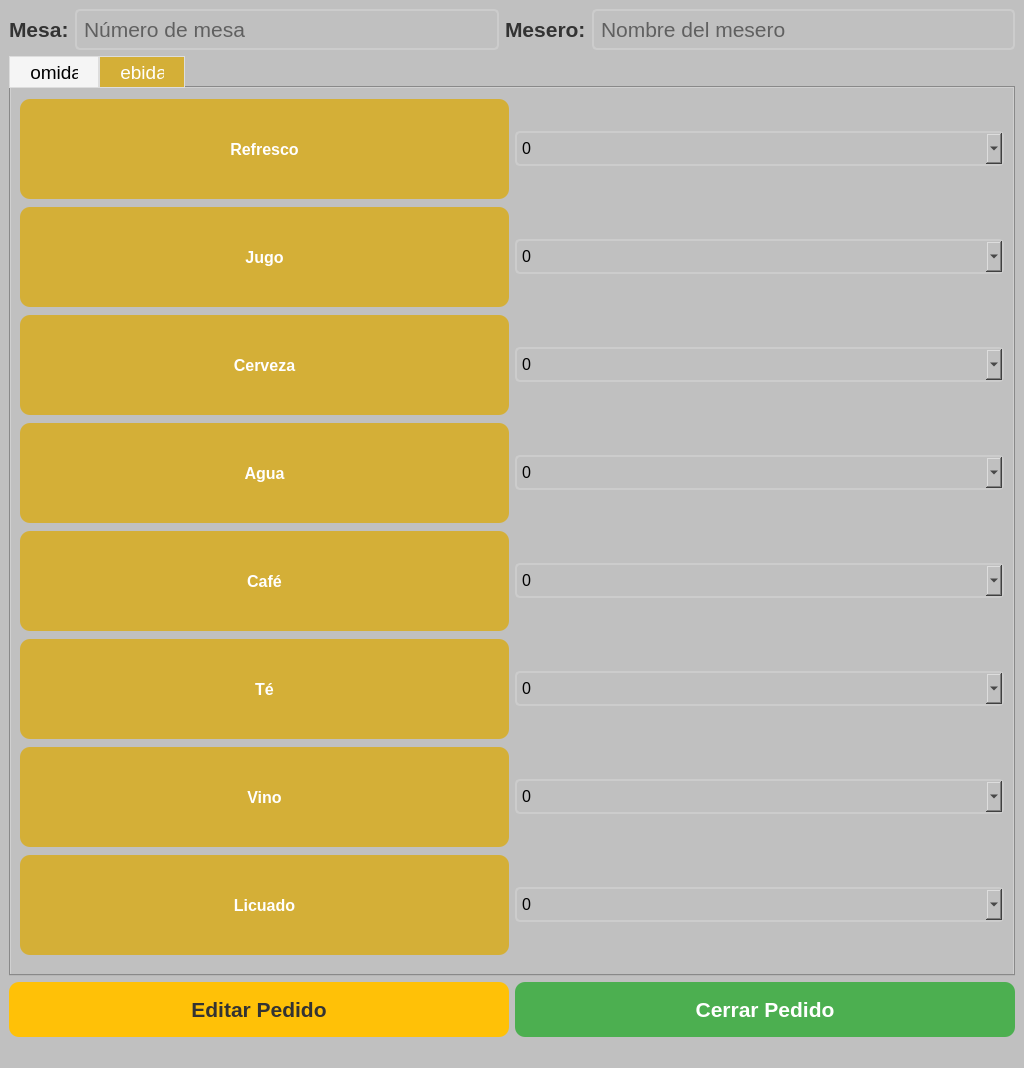
<?xml version="1.0" encoding="UTF-8"?>
<ui version="4.0">
 <class>MainWindow</class>
 <widget class="QMainWindow" name="MainWindow">
  <property name="geometry">
   <rect>
    <x>0</x>
    <y>0</y>
    <width>1024</width>
    <height>1068</height>
   </rect>
  </property>
  <property name="windowTitle">
   <string>Sistema de Pedidos</string>
  </property>
  <property name="styleSheet">
   <string notr="true">background-color: #C0C0C0;</string>
  </property>
  <widget class="QWidget" name="centralwidget">
   <layout class="QVBoxLayout" name="verticalLayout">
    <item>
     <layout class="QHBoxLayout" name="horizontalLayout">
      <item>
       <widget class="QLabel" name="label">
        <property name="styleSheet">
         <string notr="true">font-size: 16pt; font-weight: bold; color: #333;</string>
        </property>
        <property name="text">
         <string>Mesa:</string>
        </property>
       </widget>
      </item>
      <item>
       <widget class="QLineEdit" name="mesaLineEdit">
        <property name="styleSheet">
         <string notr="true">font-size: 16pt; padding: 5px; border: 2px solid #ccc; border-radius: 5px;</string>
        </property>
        <property name="placeholderText">
         <string>Número de mesa</string>
        </property>
       </widget>
      </item>
      <item>
       <widget class="QLabel" name="label_2">
        <property name="styleSheet">
         <string notr="true">font-size: 16pt; font-weight: bold; color: #333;</string>
        </property>
        <property name="text">
         <string>Mesero:</string>
        </property>
       </widget>
      </item>
      <item>
       <widget class="QLineEdit" name="usuarioLineEdit">
        <property name="styleSheet">
         <string notr="true">font-size: 16pt; padding: 5px; border: 2px solid #ccc; border-radius: 5px;</string>
        </property>
        <property name="placeholderText">
         <string>Nombre del mesero</string>
        </property>
       </widget>
      </item>
     </layout>
    </item>
    <item>
     <widget class="QTabWidget" name="tabWidget">
      <property name="styleSheet">
       <string notr="true">QTabBar::tab {
    background: #f5f5f5;
    border: 1px solid #ddd;
    padding: 8px 20px;
    font-size: 14pt;
}
QTabBar::tab:selected {
    background: #D4AF37;
    color: white;
}</string>
      </property>
      <property name="currentIndex">
       <number>1</number>
      </property>
      <widget class="QWidget" name="tabComidas">
       <attribute name="title">
        <string>Comidas</string>
       </attribute>
       <layout class="QGridLayout" name="gridLayout">
        <item row="0" column="0">
         <widget class="QPushButton" name="comida1Button">
          <property name="palette">
           <palette>
            <active>
             <colorrole role="WindowText">
              <brush brushstyle="SolidPattern">
               <color alpha="255">
                <red>255</red>
                <green>255</green>
                <blue>255</blue>
               </color>
              </brush>
             </colorrole>
             <colorrole role="Button">
              <brush brushstyle="SolidPattern">
               <color alpha="255">
                <red>212</red>
                <green>175</green>
                <blue>55</blue>
               </color>
              </brush>
             </colorrole>
             <colorrole role="Text">
              <brush brushstyle="SolidPattern">
               <color alpha="255">
                <red>255</red>
                <green>255</green>
                <blue>255</blue>
               </color>
              </brush>
             </colorrole>
             <colorrole role="ButtonText">
              <brush brushstyle="SolidPattern">
               <color alpha="255">
                <red>255</red>
                <green>255</green>
                <blue>255</blue>
               </color>
              </brush>
             </colorrole>
             <colorrole role="Base">
              <brush brushstyle="SolidPattern">
               <color alpha="255">
                <red>212</red>
                <green>175</green>
                <blue>55</blue>
               </color>
              </brush>
             </colorrole>
             <colorrole role="Window">
              <brush brushstyle="SolidPattern">
               <color alpha="255">
                <red>212</red>
                <green>175</green>
                <blue>55</blue>
               </color>
              </brush>
             </colorrole>
            </active>
            <inactive>
             <colorrole role="WindowText">
              <brush brushstyle="SolidPattern">
               <color alpha="255">
                <red>255</red>
                <green>255</green>
                <blue>255</blue>
               </color>
              </brush>
             </colorrole>
             <colorrole role="Button">
              <brush brushstyle="SolidPattern">
               <color alpha="255">
                <red>212</red>
                <green>175</green>
                <blue>55</blue>
               </color>
              </brush>
             </colorrole>
             <colorrole role="Text">
              <brush brushstyle="SolidPattern">
               <color alpha="255">
                <red>255</red>
                <green>255</green>
                <blue>255</blue>
               </color>
              </brush>
             </colorrole>
             <colorrole role="ButtonText">
              <brush brushstyle="SolidPattern">
               <color alpha="255">
                <red>255</red>
                <green>255</green>
                <blue>255</blue>
               </color>
              </brush>
             </colorrole>
             <colorrole role="Base">
              <brush brushstyle="SolidPattern">
               <color alpha="255">
                <red>212</red>
                <green>175</green>
                <blue>55</blue>
               </color>
              </brush>
             </colorrole>
             <colorrole role="Window">
              <brush brushstyle="SolidPattern">
               <color alpha="255">
                <red>212</red>
                <green>175</green>
                <blue>55</blue>
               </color>
              </brush>
             </colorrole>
            </inactive>
            <disabled>
             <colorrole role="WindowText">
              <brush brushstyle="SolidPattern">
               <color alpha="255">
                <red>255</red>
                <green>255</green>
                <blue>255</blue>
               </color>
              </brush>
             </colorrole>
             <colorrole role="Button">
              <brush brushstyle="SolidPattern">
               <color alpha="255">
                <red>212</red>
                <green>175</green>
                <blue>55</blue>
               </color>
              </brush>
             </colorrole>
             <colorrole role="Text">
              <brush brushstyle="SolidPattern">
               <color alpha="255">
                <red>255</red>
                <green>255</green>
                <blue>255</blue>
               </color>
              </brush>
             </colorrole>
             <colorrole role="ButtonText">
              <brush brushstyle="SolidPattern">
               <color alpha="255">
                <red>255</red>
                <green>255</green>
                <blue>255</blue>
               </color>
              </brush>
             </colorrole>
             <colorrole role="Base">
              <brush brushstyle="SolidPattern">
               <color alpha="255">
                <red>212</red>
                <green>175</green>
                <blue>55</blue>
               </color>
              </brush>
             </colorrole>
             <colorrole role="Window">
              <brush brushstyle="SolidPattern">
               <color alpha="255">
                <red>212</red>
                <green>175</green>
                <blue>55</blue>
               </color>
              </brush>
             </colorrole>
            </disabled>
           </palette>
          </property>
          <property name="font">
           <font>
            <pointsize>12</pointsize>
            <weight>75</weight>
            <bold>true</bold>
           </font>
          </property>
          <property name="styleSheet">
           <string notr="true">QPushButton {
    background-color: #D4AF37;
    border: none;
    border-radius: 10px;
    padding: 10px 15px;
    font-size: 12pt;
    min-width: 150px;
    min-height: 80px;
    color: white;
    font-weight: bold;
}
QPushButton:hover {
    background-color: #E6C200;
}</string>
          </property>
          <property name="text">
           <string>Hamburguesa</string>
          </property>
         </widget>
        </item>
        <item row="0" column="1">
         <widget class="QComboBox" name="comida1ComboBox">
          <property name="styleSheet">
           <string notr="true">font-size: 12pt; padding: 5px; border: 2px solid #ccc; border-radius: 5px;</string>
          </property>
          <item>
           <property name="text">
            <string>0</string>
           </property>
          </item>
          <item>
           <property name="text">
            <string>1</string>
           </property>
          </item>
          <item>
           <property name="text">
            <string>2</string>
           </property>
          </item>
          <item>
           <property name="text">
            <string>3</string>
           </property>
          </item>
          <item>
           <property name="text">
            <string>4</string>
           </property>
          </item>
          <item>
           <property name="text">
            <string>5</string>
           </property>
          </item>
         </widget>
        </item>
        <item row="1" column="0">
         <widget class="QPushButton" name="comida2Button">
          <property name="font">
           <font>
            <pointsize>12</pointsize>
            <weight>75</weight>
            <bold>true</bold>
           </font>
          </property>
          <property name="styleSheet">
           <string notr="true">QPushButton {
    background-color: #D4AF37;
    border: none;
    border-radius: 10px;
    padding: 10px 15px;
    font-size: 12pt;
    min-width: 150px;
    min-height: 80px;
    color: white;
    font-weight: bold;
}
QPushButton:hover {
    background-color: #E6C200;
}</string>
          </property>
          <property name="text">
           <string>Pizza</string>
          </property>
         </widget>
        </item>
        <item row="1" column="1">
         <widget class="QComboBox" name="comida2ComboBox">
          <property name="styleSheet">
           <string notr="true">font-size: 12pt; padding: 5px; border: 2px solid #ccc; border-radius: 5px;</string>
          </property>
          <item>
           <property name="text">
            <string>0</string>
           </property>
          </item>
          <item>
           <property name="text">
            <string>1</string>
           </property>
          </item>
          <item>
           <property name="text">
            <string>2</string>
           </property>
          </item>
          <item>
           <property name="text">
            <string>3</string>
           </property>
          </item>
          <item>
           <property name="text">
            <string>4</string>
           </property>
          </item>
          <item>
           <property name="text">
            <string>5</string>
           </property>
          </item>
         </widget>
        </item>
        <item row="2" column="0">
         <widget class="QPushButton" name="comida3Button">
          <property name="font">
           <font>
            <pointsize>12</pointsize>
            <weight>75</weight>
            <bold>true</bold>
           </font>
          </property>
          <property name="styleSheet">
           <string notr="true">QPushButton {
    background-color: #D4AF37;
    border: none;
    border-radius: 10px;
    padding: 10px 15px;
    font-size: 12pt;
    min-width: 150px;
    min-height: 80px;
    color: white;
    font-weight: bold;
}
QPushButton:hover {
    background-color: #E6C200;
}</string>
          </property>
          <property name="text">
           <string>Ensalada</string>
          </property>
         </widget>
        </item>
        <item row="2" column="1">
         <widget class="QComboBox" name="comida3ComboBox">
          <property name="styleSheet">
           <string notr="true">font-size: 12pt; padding: 5px; border: 2px solid #ccc; border-radius: 5px;</string>
          </property>
          <item>
           <property name="text">
            <string>0</string>
           </property>
          </item>
          <item>
           <property name="text">
            <string>1</string>
           </property>
          </item>
          <item>
           <property name="text">
            <string>2</string>
           </property>
          </item>
          <item>
           <property name="text">
            <string>3</string>
           </property>
          </item>
          <item>
           <property name="text">
            <string>4</string>
           </property>
          </item>
          <item>
           <property name="text">
            <string>5</string>
           </property>
          </item>
         </widget>
        </item>
        <item row="3" column="0">
         <widget class="QPushButton" name="comida4Button">
          <property name="font">
           <font>
            <pointsize>12</pointsize>
            <weight>75</weight>
            <bold>true</bold>
           </font>
          </property>
          <property name="styleSheet">
           <string notr="true">QPushButton {
    background-color: #D4AF37;
    border: none;
    border-radius: 10px;
    padding: 10px 15px;
    font-size: 12pt;
    min-width: 150px;
    min-height: 80px;
    color: white;
    font-weight: bold;
}
QPushButton:hover {
    background-color: #E6C200;
}</string>
          </property>
          <property name="text">
           <string>Pasta</string>
          </property>
         </widget>
        </item>
        <item row="3" column="1">
         <widget class="QComboBox" name="comida4ComboBox">
          <property name="styleSheet">
           <string notr="true">font-size: 12pt; padding: 5px; border: 2px solid #ccc; border-radius: 5px;</string>
          </property>
          <item>
           <property name="text">
            <string>0</string>
           </property>
          </item>
          <item>
           <property name="text">
            <string>1</string>
           </property>
          </item>
          <item>
           <property name="text">
            <string>2</string>
           </property>
          </item>
          <item>
           <property name="text">
            <string>3</string>
           </property>
          </item>
          <item>
           <property name="text">
            <string>4</string>
           </property>
          </item>
          <item>
           <property name="text">
            <string>5</string>
           </property>
          </item>
         </widget>
        </item>
        <item row="4" column="0">
         <widget class="QPushButton" name="comida5Button">
          <property name="font">
           <font>
            <pointsize>12</pointsize>
            <weight>75</weight>
            <bold>true</bold>
           </font>
          </property>
          <property name="styleSheet">
           <string notr="true">QPushButton {
    background-color: #D4AF37;
    border: none;
    border-radius: 10px;
    padding: 10px 15px;
    font-size: 12pt;
    min-width: 150px;
    min-height: 80px;
    color: white;
    font-weight: bold;
}
QPushButton:hover {
    background-color: #E6C200;
}</string>
          </property>
          <property name="text">
           <string>Sopa</string>
          </property>
         </widget>
        </item>
        <item row="4" column="1">
         <widget class="QComboBox" name="comida5ComboBox">
          <property name="styleSheet">
           <string notr="true">font-size: 12pt; padding: 5px; border: 2px solid #ccc; border-radius: 5px;</string>
          </property>
          <item>
           <property name="text">
            <string>0</string>
           </property>
          </item>
          <item>
           <property name="text">
            <string>1</string>
           </property>
          </item>
          <item>
           <property name="text">
            <string>2</string>
           </property>
          </item>
          <item>
           <property name="text">
            <string>3</string>
           </property>
          </item>
          <item>
           <property name="text">
            <string>4</string>
           </property>
          </item>
          <item>
           <property name="text">
            <string>5</string>
           </property>
          </item>
         </widget>
        </item>
        <item row="5" column="0">
         <widget class="QPushButton" name="comida6Button">
          <property name="font">
           <font>
            <pointsize>12</pointsize>
            <weight>75</weight>
            <bold>true</bold>
           </font>
          </property>
          <property name="styleSheet">
           <string notr="true">QPushButton {
    background-color: #D4AF37;
    border: none;
    border-radius: 10px;
    padding: 10px 15px;
    font-size: 12pt;
    min-width: 150px;
    min-height: 80px;
    color: white;
    font-weight: bold;
}
QPushButton:hover {
    background-color: #E6C200;
}</string>
          </property>
          <property name="text">
           <string>Sandwich</string>
          </property>
         </widget>
        </item>
        <item row="5" column="1">
         <widget class="QComboBox" name="comida6ComboBox">
          <property name="styleSheet">
           <string notr="true">font-size: 12pt; padding: 5px; border: 2px solid #ccc; border-radius: 5px;</string>
          </property>
          <item>
           <property name="text">
            <string>0</string>
           </property>
          </item>
          <item>
           <property name="text">
            <string>1</string>
           </property>
          </item>
          <item>
           <property name="text">
            <string>2</string>
           </property>
          </item>
          <item>
           <property name="text">
            <string>3</string>
           </property>
          </item>
          <item>
           <property name="text">
            <string>4</string>
           </property>
          </item>
          <item>
           <property name="text">
            <string>5</string>
           </property>
          </item>
         </widget>
        </item>
        <item row="6" column="0">
         <widget class="QPushButton" name="comida7Button">
          <property name="font">
           <font>
            <pointsize>12</pointsize>
            <weight>75</weight>
            <bold>true</bold>
           </font>
          </property>
          <property name="styleSheet">
           <string notr="true">QPushButton {
    background-color: #D4AF37;
    border: none;
    border-radius: 10px;
    padding: 10px 15px;
    font-size: 12pt;
    min-width: 150px;
    min-height: 80px;
    color: white;
    font-weight: bold;
}
QPushButton:hover {
    background-color: #E6C200;
}</string>
          </property>
          <property name="text">
           <string>Tacos</string>
          </property>
         </widget>
        </item>
        <item row="6" column="1">
         <widget class="QComboBox" name="comida7ComboBox">
          <property name="styleSheet">
           <string notr="true">font-size: 12pt; padding: 5px; border: 2px solid #ccc; border-radius: 5px;</string>
          </property>
          <item>
           <property name="text">
            <string>0</string>
           </property>
          </item>
          <item>
           <property name="text">
            <string>1</string>
           </property>
          </item>
          <item>
           <property name="text">
            <string>2</string>
           </property>
          </item>
          <item>
           <property name="text">
            <string>3</string>
           </property>
          </item>
          <item>
           <property name="text">
            <string>4</string>
           </property>
          </item>
          <item>
           <property name="text">
            <string>5</string>
           </property>
          </item>
         </widget>
        </item>
        <item row="7" column="0">
         <widget class="QPushButton" name="comida8Button">
          <property name="font">
           <font>
            <pointsize>12</pointsize>
            <weight>75</weight>
            <bold>true</bold>
           </font>
          </property>
          <property name="styleSheet">
           <string notr="true">QPushButton {
    background-color: #D4AF37;
    border: none;
    border-radius: 10px;
    padding: 10px 15px;
    font-size: 12pt;
    min-width: 150px;
    min-height: 80px;
    color: white;
    font-weight: bold;
}
QPushButton:hover {
    background-color: #E6C200;
}</string>
          </property>
          <property name="text">
           <string>Pollo</string>
          </property>
         </widget>
        </item>
        <item row="7" column="1">
         <widget class="QComboBox" name="comida8ComboBox">
          <property name="styleSheet">
           <string notr="true">font-size: 12pt; padding: 5px; border: 2px solid #ccc; border-radius: 5px;</string>
          </property>
          <item>
           <property name="text">
            <string>0</string>
           </property>
          </item>
          <item>
           <property name="text">
            <string>1</string>
           </property>
          </item>
          <item>
           <property name="text">
            <string>2</string>
           </property>
          </item>
          <item>
           <property name="text">
            <string>3</string>
           </property>
          </item>
          <item>
           <property name="text">
            <string>4</string>
           </property>
          </item>
          <item>
           <property name="text">
            <string>5</string>
           </property>
          </item>
         </widget>
        </item>
       </layout>
      </widget>
      <widget class="QWidget" name="tabBebidas">
       <attribute name="title">
        <string>Bebidas</string>
       </attribute>
       <layout class="QGridLayout" name="gridLayout_2">
        <item row="0" column="0">
         <widget class="QPushButton" name="bebida1Button">
          <property name="font">
           <font>
            <pointsize>12</pointsize>
            <weight>75</weight>
            <bold>true</bold>
           </font>
          </property>
          <property name="styleSheet">
           <string notr="true">QPushButton {
    background-color: #D4AF37;
    border: none;
    border-radius: 10px;
    padding: 10px 15px;
    font-size: 12pt;
    min-width: 150px;
    min-height: 80px;
    color: white;
    font-weight: bold;
}
QPushButton:hover {
    background-color: #E6C200;
}</string>
          </property>
          <property name="text">
           <string>Refresco</string>
          </property>
         </widget>
        </item>
        <item row="0" column="1">
         <widget class="QComboBox" name="bebida1ComboBox">
          <property name="styleSheet">
           <string notr="true">font-size: 12pt; padding: 5px; border: 2px solid #ccc; border-radius: 5px;</string>
          </property>
          <item>
           <property name="text">
            <string>0</string>
           </property>
          </item>
          <item>
           <property name="text">
            <string>1</string>
           </property>
          </item>
          <item>
           <property name="text">
            <string>2</string>
           </property>
          </item>
          <item>
           <property name="text">
            <string>3</string>
           </property>
          </item>
          <item>
           <property name="text">
            <string>4</string>
           </property>
          </item>
          <item>
           <property name="text">
            <string>5</string>
           </property>
          </item>
         </widget>
        </item>
        <item row="1" column="0">
         <widget class="QPushButton" name="bebida2Button">
          <property name="font">
           <font>
            <pointsize>12</pointsize>
            <weight>75</weight>
            <bold>true</bold>
           </font>
          </property>
          <property name="styleSheet">
           <string notr="true">QPushButton {
    background-color: #D4AF37;
    border: none;
    border-radius: 10px;
    padding: 10px 15px;
    font-size: 12pt;
    min-width: 150px;
    min-height: 80px;
    color: white;
    font-weight: bold;
}
QPushButton:hover {
    background-color: #E6C200;
}</string>
          </property>
          <property name="text">
           <string>Jugo</string>
          </property>
         </widget>
        </item>
        <item row="1" column="1">
         <widget class="QComboBox" name="bebida2ComboBox">
          <property name="styleSheet">
           <string notr="true">font-size: 12pt; padding: 5px; border: 2px solid #ccc; border-radius: 5px;</string>
          </property>
          <item>
           <property name="text">
            <string>0</string>
           </property>
          </item>
          <item>
           <property name="text">
            <string>1</string>
           </property>
          </item>
          <item>
           <property name="text">
            <string>2</string>
           </property>
          </item>
          <item>
           <property name="text">
            <string>3</string>
           </property>
          </item>
          <item>
           <property name="text">
            <string>4</string>
           </property>
          </item>
          <item>
           <property name="text">
            <string>5</string>
           </property>
          </item>
         </widget>
        </item>
        <item row="2" column="0">
         <widget class="QPushButton" name="bebida3Button">
          <property name="font">
           <font>
            <pointsize>12</pointsize>
            <weight>75</weight>
            <bold>true</bold>
           </font>
          </property>
          <property name="styleSheet">
           <string notr="true">QPushButton {
    background-color: #D4AF37;
    border: none;
    border-radius: 10px;
    padding: 10px 15px;
    font-size: 12pt;
    min-width: 150px;
    min-height: 80px;
    color: white;
    font-weight: bold;
}
QPushButton:hover {
    background-color: #E6C200;
}</string>
          </property>
          <property name="text">
           <string>Cerveza</string>
          </property>
         </widget>
        </item>
        <item row="2" column="1">
         <widget class="QComboBox" name="bebida3ComboBox">
          <property name="styleSheet">
           <string notr="true">font-size: 12pt; padding: 5px; border: 2px solid #ccc; border-radius: 5px;</string>
          </property>
          <item>
           <property name="text">
            <string>0</string>
           </property>
          </item>
          <item>
           <property name="text">
            <string>1</string>
           </property>
          </item>
          <item>
           <property name="text">
            <string>2</string>
           </property>
          </item>
          <item>
           <property name="text">
            <string>3</string>
           </property>
          </item>
          <item>
           <property name="text">
            <string>4</string>
           </property>
          </item>
          <item>
           <property name="text">
            <string>5</string>
           </property>
          </item>
         </widget>
        </item>
        <item row="3" column="0">
         <widget class="QPushButton" name="bebida4Button">
          <property name="font">
           <font>
            <pointsize>12</pointsize>
            <weight>75</weight>
            <bold>true</bold>
           </font>
          </property>
          <property name="styleSheet">
           <string notr="true">QPushButton {
    background-color: #D4AF37;
    border: none;
    border-radius: 10px;
    padding: 10px 15px;
    font-size: 12pt;
    min-width: 150px;
    min-height: 80px;
    color: white;
    font-weight: bold;
}
QPushButton:hover {
    background-color: #E6C200;
}</string>
          </property>
          <property name="text">
           <string>Agua</string>
          </property>
         </widget>
        </item>
        <item row="3" column="1">
         <widget class="QComboBox" name="bebida4ComboBox">
          <property name="styleSheet">
           <string notr="true">font-size: 12pt; padding: 5px; border: 2px solid #ccc; border-radius: 5px;</string>
          </property>
          <item>
           <property name="text">
            <string>0</string>
           </property>
          </item>
          <item>
           <property name="text">
            <string>1</string>
           </property>
          </item>
          <item>
           <property name="text">
            <string>2</string>
           </property>
          </item>
          <item>
           <property name="text">
            <string>3</string>
           </property>
          </item>
          <item>
           <property name="text">
            <string>4</string>
           </property>
          </item>
          <item>
           <property name="text">
            <string>5</string>
           </property>
          </item>
         </widget>
        </item>
        <item row="4" column="0">
         <widget class="QPushButton" name="bebida5Button">
          <property name="font">
           <font>
            <pointsize>12</pointsize>
            <weight>75</weight>
            <bold>true</bold>
           </font>
          </property>
          <property name="styleSheet">
           <string notr="true">QPushButton {
    background-color: #D4AF37;
    border: none;
    border-radius: 10px;
    padding: 10px 15px;
    font-size: 12pt;
    min-width: 150px;
    min-height: 80px;
    color: white;
    font-weight: bold;
}
QPushButton:hover {
    background-color: #E6C200;
}</string>
          </property>
          <property name="text">
           <string>Café</string>
          </property>
         </widget>
        </item>
        <item row="4" column="1">
         <widget class="QComboBox" name="bebida5ComboBox">
          <property name="styleSheet">
           <string notr="true">font-size: 12pt; padding: 5px; border: 2px solid #ccc; border-radius: 5px;</string>
          </property>
          <item>
           <property name="text">
            <string>0</string>
           </property>
          </item>
          <item>
           <property name="text">
            <string>1</string>
           </property>
          </item>
          <item>
           <property name="text">
            <string>2</string>
           </property>
          </item>
          <item>
           <property name="text">
            <string>3</string>
           </property>
          </item>
          <item>
           <property name="text">
            <string>4</string>
           </property>
          </item>
          <item>
           <property name="text">
            <string>5</string>
           </property>
          </item>
         </widget>
        </item>
        <item row="5" column="0">
         <widget class="QPushButton" name="bebida6Button">
          <property name="font">
           <font>
            <pointsize>12</pointsize>
            <weight>75</weight>
            <bold>true</bold>
           </font>
          </property>
          <property name="styleSheet">
           <string notr="true">QPushButton {
    background-color: #D4AF37;
    border: none;
    border-radius: 10px;
    padding: 10px 15px;
    font-size: 12pt;
    min-width: 150px;
    min-height: 80px;
    color: white;
    font-weight: bold;
}
QPushButton:hover {
    background-color: #E6C200;
}</string>
          </property>
          <property name="text">
           <string>Té</string>
          </property>
         </widget>
        </item>
        <item row="5" column="1">
         <widget class="QComboBox" name="bebida6ComboBox">
          <property name="styleSheet">
           <string notr="true">font-size: 12pt; padding: 5px; border: 2px solid #ccc; border-radius: 5px;</string>
          </property>
          <item>
           <property name="text">
            <string>0</string>
           </property>
          </item>
          <item>
           <property name="text">
            <string>1</string>
           </property>
          </item>
          <item>
           <property name="text">
            <string>2</string>
           </property>
          </item>
          <item>
           <property name="text">
            <string>3</string>
           </property>
          </item>
          <item>
           <property name="text">
            <string>4</string>
           </property>
          </item>
          <item>
           <property name="text">
            <string>5</string>
           </property>
          </item>
         </widget>
        </item>
        <item row="6" column="0">
         <widget class="QPushButton" name="bebida7Button">
          <property name="font">
           <font>
            <pointsize>12</pointsize>
            <weight>75</weight>
            <bold>true</bold>
           </font>
          </property>
          <property name="styleSheet">
           <string notr="true">QPushButton {
    background-color: #D4AF37;
    border: none;
    border-radius: 10px;
    padding: 10px 15px;
    font-size: 12pt;
    min-width: 150px;
    min-height: 80px;
    color: white;
    font-weight: bold;
}
QPushButton:hover {
    background-color: #E6C200;
}</string>
          </property>
          <property name="text">
           <string>Vino</string>
          </property>
         </widget>
        </item>
        <item row="6" column="1">
         <widget class="QComboBox" name="bebida7ComboBox">
          <property name="styleSheet">
           <string notr="true">font-size: 12pt; padding: 5px; border: 2px solid #ccc; border-radius: 5px;</string>
          </property>
          <item>
           <property name="text">
            <string>0</string>
           </property>
          </item>
          <item>
           <property name="text">
            <string>1</string>
           </property>
          </item>
          <item>
           <property name="text">
            <string>2</string>
           </property>
          </item>
          <item>
           <property name="text">
            <string>3</string>
           </property>
          </item>
          <item>
           <property name="text">
            <string>4</string>
           </property>
          </item>
          <item>
           <property name="text">
            <string>5</string>
           </property>
          </item>
         </widget>
        </item>
        <item row="7" column="0">
         <widget class="QPushButton" name="bebida8Button">
          <property name="font">
           <font>
            <pointsize>12</pointsize>
            <weight>75</weight>
            <bold>true</bold>
           </font>
          </property>
          <property name="styleSheet">
           <string notr="true">QPushButton {
    background-color: #D4AF37;
    border: none;
    border-radius: 10px;
    padding: 10px 15px;
    font-size: 12pt;
    min-width: 150px;
    min-height: 80px;
    color: white;
    font-weight: bold;
}
QPushButton:hover {
    background-color: #E6C200;
}</string>
          </property>
          <property name="text">
           <string>Licuado</string>
          </property>
         </widget>
        </item>
        <item row="7" column="1">
         <widget class="QComboBox" name="bebida8ComboBox">
          <property name="styleSheet">
           <string notr="true">font-size: 12pt; padding: 5px; border: 2px solid #ccc; border-radius: 5px;</string>
          </property>
          <item>
           <property name="text">
            <string>0</string>
           </property>
          </item>
          <item>
           <property name="text">
            <string>1</string>
           </property>
          </item>
          <item>
           <property name="text">
            <string>2</string>
           </property>
          </item>
          <item>
           <property name="text">
            <string>3</string>
           </property>
          </item>
          <item>
           <property name="text">
            <string>4</string>
           </property>
          </item>
          <item>
           <property name="text">
            <string>5</string>
           </property>
          </item>
         </widget>
        </item>
       </layout>
      </widget>
     </widget>
    </item>
    <item>
     <layout class="QHBoxLayout" name="horizontalLayout_2">
      <item>
       <widget class="QPushButton" name="editarPedidoButton">
        <property name="styleSheet">
         <string notr="true">QPushButton {
    background-color: #FFC107;
    border: none;
    border-radius: 10px;
    padding: 15px 30px;
    font-size: 16pt;
    font-weight: bold;
    color: #333;
    min-width: 200px;
}
QPushButton:hover {
    background-color: #FFD54F;
}</string>
        </property>
        <property name="text">
         <string>Editar Pedido</string>
        </property>
       </widget>
      </item>
      <item>
       <widget class="QPushButton" name="cerrarPedidoButton">
        <property name="styleSheet">
         <string notr="true">QPushButton {
    background-color: #4CAF50;
    border: none;
    border-radius: 10px;
    padding: 15px 30px;
    font-size: 16pt;
    font-weight: bold;
    color: white;
    min-width: 200px;
}
QPushButton:hover {
    background-color: #66BB6A;
}</string>
        </property>
        <property name="text">
         <string>Cerrar Pedido</string>
        </property>
       </widget>
      </item>
     </layout>
    </item>
   </layout>
  </widget>
  <widget class="QMenuBar" name="menubar">
   <property name="geometry">
    <rect>
     <x>0</x>
     <y>0</y>
     <width>1024</width>
     <height>21</height>
    </rect>
   </property>
  </widget>
  <widget class="QStatusBar" name="statusbar"/>
 </widget>
 <resources/>
 <connections/>
</ui>
